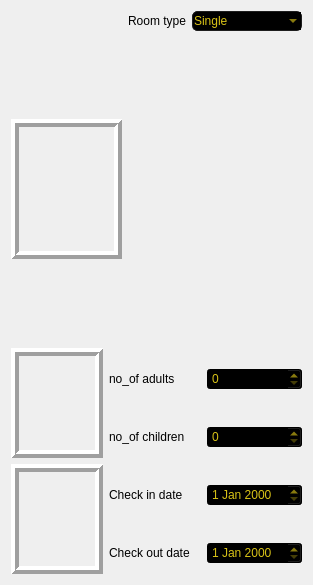
                <widget class="QWidget" name="scrollAreaWidgetContents_6">
                 <property name="geometry">
                  <rect>
                   <x>0</x>
                   <y>0</y>
                   <width>313</width>
                   <height>585</height>
                  </rect>
                 </property>
                 <layout class="QGridLayout" name="gridLayout_16">
                  <item row="1" column="0">
                   <layout class="QGridLayout" name="gridLayout_20">
                    <item row="2" column="1">
                     <widget class="QLabel" name="label_31">
                      <property name="font">
                       <font>
                        <pointsize>9</pointsize>
                        <weight>50</weight>
                        <italic>false</italic>
                        <bold>false</bold>
                       </font>
                      </property>
                      <property name="text">
                       <string>Check in date</string>
                      </property>
                     </widget>
                    </item>
                    <item row="2" column="0" rowspan="2">
                     <widget class="QLabel" name="label_30">
                      <property name="minimumSize">
                       <size>
                        <width>0</width>
                        <height>110</height>
                       </size>
                      </property>
                      <property name="maximumSize">
                       <size>
                        <width>120</width>
                        <height>16777215</height>
                       </size>
                      </property>
                      <property name="styleSheet">
                       <string notr="true">border-image: url(:/newPrefix/neven_qrc/calender.png);</string>
                      </property>
                      <property name="frameShape">
                       <enum>QFrame::Box</enum>
                      </property>
                      <property name="frameShadow">
                       <enum>QFrame::Raised</enum>
                      </property>
                      <property name="lineWidth">
                       <number>4</number>
                      </property>
                      <property name="text">
                       <string/>
                      </property>
                      <property name="pixmap">
                       <pixmap>:/newPrefix/images/calender.png</pixmap>
                      </property>
                      <property name="scaledContents">
                       <bool>true</bool>
                      </property>
                     </widget>
                    </item>
                    <item row="1" column="2">
                     <widget class="QSpinBox" name="spinBox_3">
                      <property name="font">
                       <font>
                        <pointsize>9</pointsize>
                       </font>
                      </property>
                      <property name="styleSheet">
                       <string notr="true">background-color: rgb(0, 0, 0);
color: rgb(217, 195, 23);</string>
                      </property>
                     </widget>
                    </item>
                    <item row="0" column="2">
                     <widget class="QSpinBox" name="spinBox_4">
                      <property name="font">
                       <font>
                        <pointsize>9</pointsize>
                       </font>
                      </property>
                      <property name="styleSheet">
                       <string notr="true">background-color: rgb(0, 0, 0);
color: rgb(217, 195, 23);</string>
                      </property>
                     </widget>
                    </item>
                    <item row="3" column="2">
                     <widget class="QDateEdit" name="dateEdit_3">
                      <property name="font">
                       <font>
                        <pointsize>9</pointsize>
                       </font>
                      </property>
                      <property name="styleSheet">
                       <string notr="true">background-color: rgb(0, 0, 0);
color: rgb(217, 195, 23);</string>
                      </property>
                     </widget>
                    </item>
                    <item row="2" column="2">
                     <widget class="QDateEdit" name="dateEdit_4">
                      <property name="font">
                       <font>
                        <pointsize>9</pointsize>
                       </font>
                      </property>
                      <property name="styleSheet">
                       <string notr="true">background-color: rgb(0, 0, 0);
color: rgb(217, 195, 23);</string>
                      </property>
                     </widget>
                    </item>
                    <item row="3" column="1">
                     <widget class="QLabel" name="label_35">
                      <property name="font">
                       <font>
                        <pointsize>9</pointsize>
                        <weight>50</weight>
                        <italic>false</italic>
                        <bold>false</bold>
                       </font>
                      </property>
                      <property name="text">
                       <string>Check out date</string>
                      </property>
                     </widget>
                    </item>
                    <item row="0" column="0" rowspan="2">
                     <widget class="QLabel" name="label_34">
                      <property name="minimumSize">
                       <size>
                        <width>0</width>
                        <height>110</height>
                       </size>
                      </property>
                      <property name="maximumSize">
                       <size>
                        <width>120</width>
                        <height>16777215</height>
                       </size>
                      </property>
                      <property name="styleSheet">
                       <string notr="true">border-image: url(:/newPrefix/neven_qrc/adult children2.png);</string>
                      </property>
                      <property name="frameShape">
                       <enum>QFrame::Box</enum>
                      </property>
                      <property name="frameShadow">
                       <enum>QFrame::Raised</enum>
                      </property>
                      <property name="lineWidth">
                       <number>4</number>
                      </property>
                      <property name="text">
                       <string/>
                      </property>
                      <property name="pixmap">
                       <pixmap>:/newPrefix/images/adult children2.png</pixmap>
                      </property>
                      <property name="scaledContents">
                       <bool>true</bool>
                      </property>
                     </widget>
                    </item>
                    <item row="0" column="1">
                     <widget class="QLabel" name="label_33">
                      <property name="font">
                       <font>
                        <pointsize>9</pointsize>
                        <weight>50</weight>
                        <italic>false</italic>
                        <bold>false</bold>
                       </font>
                      </property>
                      <property name="text">
                       <string>no_of adults</string>
                      </property>
                     </widget>
                    </item>
                    <item row="1" column="1">
                     <widget class="QLabel" name="label_32">
                      <property name="font">
                       <font>
                        <pointsize>9</pointsize>
                        <weight>50</weight>
                        <italic>false</italic>
                        <bold>false</bold>
                       </font>
                      </property>
                      <property name="text">
                       <string>no_of children</string>
                      </property>
                     </widget>
                    </item>
                   </layout>
                  </item>
                  <item row="0" column="0">
                   <layout class="QGridLayout" name="gridLayout_18">
                    <item row="1" column="0" rowspan="2">
                     <widget class="QLabel" name="label_28">
                      <property name="maximumSize">
                       <size>
                        <width>160</width>
                        <height>140</height>
                       </size>
                      </property>
                      <property name="styleSheet">
                       <string notr="true">border-image: url(:/newPrefix/neven_qrc/room.png);</string>
                      </property>
                      <property name="frameShape">
                       <enum>QFrame::Box</enum>
                      </property>
                      <property name="frameShadow">
                       <enum>QFrame::Raised</enum>
                      </property>
                      <property name="lineWidth">
                       <number>4</number>
                      </property>
                      <property name="text">
                       <string/>
                      </property>
                      <property name="pixmap">
                       <pixmap>:/newPrefix/images/room.png</pixmap>
                      </property>
                      <property name="scaledContents">
                       <bool>true</bool>
                      </property>
                     </widget>
                    </item>
                    <item row="0" column="1">
                     <widget class="QLabel" name="label_29">
                      <property name="sizePolicy">
                       <sizepolicy hsizetype="Fixed" vsizetype="Preferred">
                        <horstretch>0</horstretch>
                        <verstretch>0</verstretch>
                       </sizepolicy>
                      </property>
                      <property name="font">
                       <font>
                        <pointsize>9</pointsize>
                        <weight>50</weight>
                        <italic>false</italic>
                        <bold>false</bold>
                       </font>
                      </property>
                      <property name="text">
                       <string>Room type</string>
                      </property>
                     </widget>
                    </item>
                    <item row="0" column="2">
                     <widget class="QComboBox" name="comboBox_2">
                      <property name="font">
                       <font>
                        <pointsize>9</pointsize>
                       </font>
                      </property>
                      <property name="styleSheet">
                       <string notr="true">QComboBox
{
    background-color: rgb(0, 0, 0);
color: rgb(217, 195, 23);
    padding: 1px;
    border-style: solid;
    border: 1px solid #1e1e1e;
    border-radius: 5;
}
</string>
                      </property>
                      <item>
                       <property name="text">
                        <string>Single</string>
                       </property>
                      </item>
                      <item>
                       <property name="text">
                        <string>Double</string>
                       </property>
                      </item>
                      <item>
                       <property name="text">
                        <string>Family</string>
                       </property>
                      </item>
                      <item>
                       <property name="text">
                        <string/>
                       </property>
                      </item>
                     </widget>
                    </item>
                   </layout>
                  </item>
                 </layout>
                </widget>
